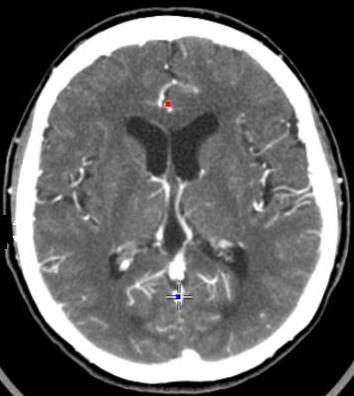
#> input picture imgs/test_case.jpg, 354 x 396 px
$ python -i image_segmentation.py   (imports and definitions only)
#> lines starting #> are read from the running program, lines starting #| are printed output that depends on the picture; after the words box and inside, x2 and y2 are one past the last pixel; in counts of white or black regions, pixels touching at a corner belong together
# segmentaion function
from skimage.segmentation import slic, mark_boundaries, chan_vese
from skimage import img_as_float, filters
import matplotlib.pyplot as plt
import cv2

path = 'test_case.jpg'

# ct-scan image
# [97 lines left out: functions unsupervised_segmentation, chan_vese_segmentation, hsv, supervised_segmentation, not called in this run]


def Adaptive_thresh(path):

#> called with path = 'imgs/test_case.jpg'
    case = cv2.imread(path)
#> case is the input picture: shape (396, 354, 3); mean B, G, R 99.6, 99.6, 99.6
    case = cv2.cvtColor(case, cv2.COLOR_BGR2GRAY)
#> case: shape (396, 354)

    plt.subplot(1, 3, 1)
    plt.title("Orignal CT-Scan")
    plt.imshow(case, cmap = 'gray')

    mean_adaptive = cv2.adaptiveThreshold(case, 255, cv2.ADAPTIVE_THRESH_MEAN_C,cv2.THRESH_BINARY, 199, 5)
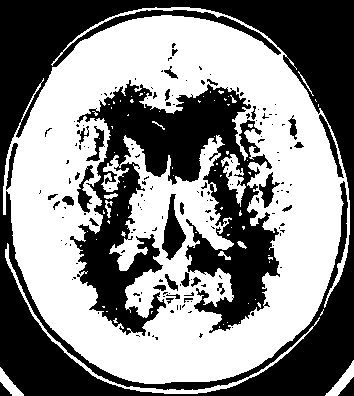
#> mean_adaptive: shape (396, 354); 53.1% white; 166 black regions (133 under 20 px), largest, box (x1, y1, x2, y2) and area: (0, 0, 354, 396) 38157, (70, 80, 280, 336) 23496, (162, 194, 186, 260) 764
    plt.subplot(1, 3, 2)
    plt.title("Adaptive Mean")
    plt.imshow(mean_adaptive,cmap='gray')

    gaussian_adaptive = cv2.adaptiveThreshold(case, 255, cv2.ADAPTIVE_THRESH_GAUSSIAN_C,cv2.THRESH_BINARY, 199, 5)
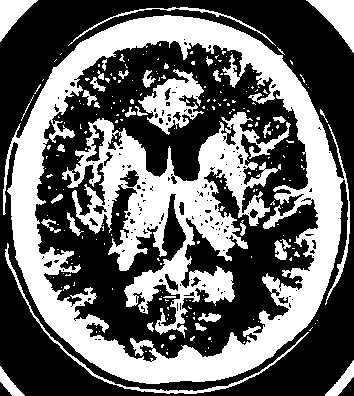
#> gaussian_adaptive: shape (396, 354); 40.5% white; 228 white regions (189 under 20 px), largest, box (x1, y1, x2, y2) and area: (3, 15, 350, 384) 31411, (62, 112, 291, 338) 16899, (138, 69, 204, 135) 1954
    plt.subplot(1, 3, 3)
    plt.title("Adaptive Gausssian")
    plt.imshow(gaussian_adaptive,cmap="gray")

    plt.tight_layout()

    # save result to be used in report
    plt.savefig('temp_saves/Adaptive_thresh.png')
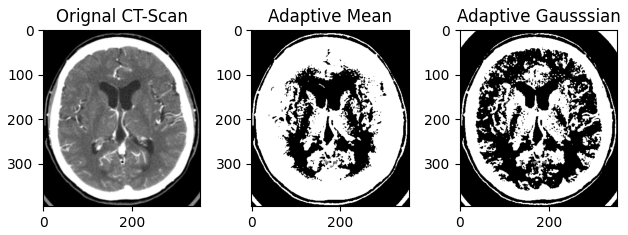
#> figure drawn by matplotlib, 3 panels
    print('image has been saved')

    plt.show()

# [5 lines of commented-out code are left out]

>>> result = Adaptive_thresh('imgs/test_case.jpg')
